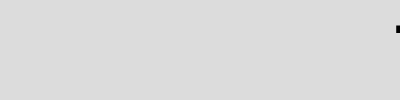
Frame 1 (no input)
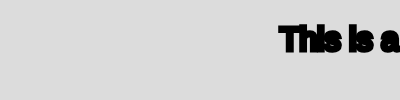
Frame 60 (no input)
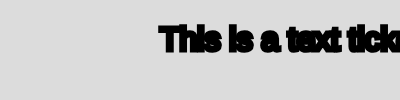
Frame 120 (the mouse pressed at the canvas centre since frame 60)

The p5.js sketch that drew these frames (run headless with seeded random() and noise() and a simulated clock; from frame 60 on, the mouse is pressed at the canvas centre):

// p5.js sketch
// ── sketch.js
let tickerText = "This is a text ticker example. "; // The text to be scrolled
let tickerX; // X position of the ticker text
let tickerSpeed = 2; // Speed of scrolling

function setup() {
  createCanvas(400, 100);
  tickerX = width; // Start the text at the right edge of the canvas
}

function draw() {
  background(220);
  drawTicker();
}

function drawTicker() {
  tickerX -= tickerSpeed; // Move the ticker text to the left

  // If the text goes off the left edge of the canvas, reset its position to the right edge
  if (tickerX < -textWidth(tickerText)) {
    tickerX = width;
  }

  fill(0);
  stroke(0); // Set the stroke color to black
  strokeWeight(5); // Set the thickness of the text stroke
  textSize(32);
  text(tickerText, tickerX, height / 2);
}
